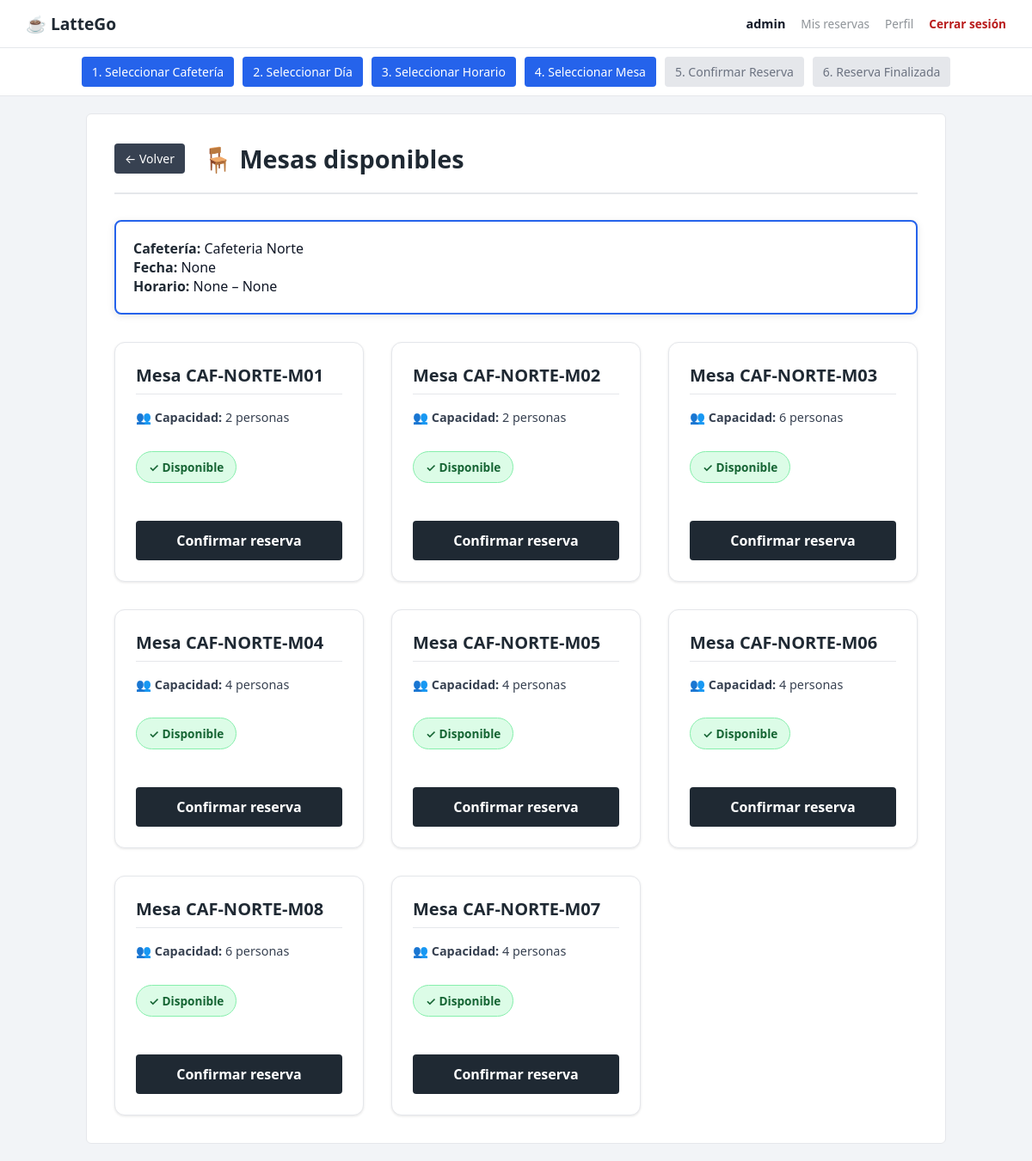
The page /reservas/cafeteria/2/mesas/ (signed in) on the database its author committed.
### cafeterias/models.py (models this page shows, shortened)
class Cafeteria(models.Model):
    nombre = models.CharField(max_length=100)
    capacidad = models.PositiveIntegerField()
    hora_apertura = models.TimeField()
    hora_cierre = models.TimeField()
    descripcion = models.TextField()
    ubicacion = models.CharField(max_length=150)
    bloque = models.OneToOneField(
        Bloque,
        on_delete=models.CASCADE
    )

class Mesa(models.Model):
    codigo = models.CharField(max_length=20)
    capacidad = models.PositiveIntegerField()
    cafeteria = models.ForeignKey(
        Cafeteria,
        on_delete=models.CASCADE,
        related_name='mesas'
    )

### reservas/views.py (the view, shortened to what this page needs)
@login_required
def seleccionar_mesa(request, cafeteria_id):
    cafeteria = get_object_or_404(Cafeteria, id=cafeteria_id)
    fecha_str = request.GET.get("fecha")
    hora_inicio_str = request.GET.get("hora_inicio")
    hora_fin_str = request.GET.get("hora_fin")
    fecha = datetime.strptime(fecha_str, "%Y-%m-%d").date() if fecha_str else None
    hora_inicio = datetime.strptime(hora_inicio_str, "%H:%M").time() if hora_inicio_str else None
    hora_fin = datetime.strptime(hora_fin_str, "%H:%M").time() if hora_fin_str else None
    mesas = Mesa.objects.filter(cafeteria=cafeteria)
    if not (fecha and hora_inicio and hora_fin):
        mesas_disponibles = mesas
    return render(
        request,
        "reservas/seleccionar_mesa.html",
        {
            "cafeteria": cafeteria,
            "fecha": fecha_str,
            "hora_inicio": hora_inicio_str,
            "hora_fin": hora_fin_str,
            "mesas": mesas_disponibles,
            "current_step": 4
        }
    )

### reservas/templates/reservas/seleccionar_mesa.html (shortened to what this page needs)
{% extends "reservas/base.html" %}
{% block step_indicator %}
{% if current_step %}
<div class="step-indicator">
  <span class="step {% if current_step >= 1 %}active{% endif %}">1. Seleccionar Cafetería</span>
  <span class="step {% if current_step >= 2 %}active{% endif %}">2. Seleccionar Día</span>
  <span class="step {% if current_step >= 3 %}active{% endif %}">3. Seleccionar Horario</span>
  <span class="step {% if current_step >= 4 %}active{% endif %}">4. Seleccionar Mesa</span>
  <span class="step {% if current_step >= 5 %}active{% endif %}">5. Confirmar Reserva</span>
  <span class="step {% if current_step >= 6 %}active{% endif %}">6. Reserva Finalizada</span>
</div>
{% endif %}
{% endblock %}
{% block content %}
<div class="page-header">
  <a href="{% url 'reservas:calendario_dia' cafeteria.id fecha %}" class="back-button">← Volver</a>
  <h2>🪑 Mesas disponibles</h2>
</div>
<p class="info">
  <strong>Cafetería:</strong> {{ cafeteria.nombre }}<br>
  <strong>Fecha:</strong> {{ fecha }}<br>
  <strong>Horario:</strong> {{ hora_inicio }} – {{ hora_fin }}
</p>
<div class="mesas-grid">
  {% for mesa in mesas %}
    <div class="mesa-card">
      <h3>Mesa {{ mesa.codigo }}</h3>
      <p>👥 <strong>Capacidad:</strong> {{ mesa.capacidad }} personas</p>
      <span class="badge badge-disponible">✓ Disponible</span>
      <button class="btn btn-confirmar-mesa"
         data-mesa-id="{{ mesa.id }}"
         data-mesa-codigo="{{ mesa.codigo }}"
         data-mesa-capacidad="{{ mesa.capacidad }}"
         data-fecha="{{ fecha }}"
         data-hora-inicio="{{ hora_inicio }}"
         data-hora-fin="{{ hora_fin }}">
        Confirmar reserva
      </button>
    </div>
  {% empty %}
    <div class="empty">
      ❌ No hay mesas disponibles para este horario
    </div>
  {% endfor %}
</div>
{% endblock %}

### reservas/templates/reservas/base.html (shortened to what this page needs)
{% load static %}
<!DOCTYPE html>
<html lang="es">
<head>
    <link rel="stylesheet" href="{% static 'reservas/styles.css' %}">
</head>
<body>
<header class="main-header">
    <div class="header-left">
        <span class="logo">☕ LatteGo</span>
    </div>
    <div class="header-right">
        <span class="usuario">
            {{ request.user.username }}
        </span>
        <a href="#" class="header-link disabled">Mis reservas</a>
        <a href="#" class="header-link disabled">Perfil</a>
        <a href="{% url 'logout' %}" class="header-link salir">Cerrar sesión</a>
    </div>
</header>
{% block step_indicator %}
{% endblock %}
<main class="container">
    {% block content %}
    {% endblock %}
</main>
</body>
</html>

### reservas/static/reservas/styles.css (style rules this page uses)
html { overflow-y: scroll; }
:root { --color-primario: #1f2933; --color-secundario: #374151; --color-acento: #2563eb; --color-fondo: #f2f4f7; --color-borde: #e5e7eb; --color-texto: #111827; }
* { margin: 0; padding: 0; box-sizing: border-box; font-family: system-ui, -apple-system, "Segoe UI", Roboto, Arial, sans-serif; }
body { background-color: var(--color-fondo); color: var(--color-texto); }
.container { max-width: 1000px; margin: 20px auto; background: #ffffff; padding: 32px; border-radius: 6px; border: 1px solid var(--color-borde); }
h1, h2, h3 { margin-bottom: 14px; font-weight: 600; color: var(--color-texto); }
h2 { font-size: 1.4rem; }
h3 { font-size: 1.15rem; }
a { text-decoration: none; }
.btn { display: inline-block; padding: 10px 14px; background-color: var(--color-primario); color: #ffffff; border-radius: 4px; font-weight: 500; transition: background-color 0.2s ease; }
button { padding: 10px 16px; background-color: var(--color-primario); color: white; border: none; border-radius: 4px; cursor: pointer; }
.info { background: #ffffff; padding: 20px; border: 2px solid var(--color-acento); margin-bottom: 32px; border-radius: 8px; font-size: 1rem; font-weight: 500; color: var(--color-texto); box-shadow: 0 2px 8px rgba(0,0,0,0.1); }
.info strong { color: var(--color-primario); font-weight: 600; }
.mesas-grid { display: grid; grid-template-columns: repeat(3, 1fr); gap: 32px; margin-top: 20px; }
.cafeteria-card, .mesa-card, .opcion-card { background: #ffffff; border: 1px solid var(--color-borde); padding: 22px; border-radius: 10px; transition: border-color 0.2s ease, background-color 0.2s ease; }
.mesa-card { display: flex; flex-direction: column; justify-content: space-between; padding: 24px; background: #ffffff; border: 1px solid var(--color-borde); border-radius: 12px; transition: all 0.2s ease; box-shadow: 0 1px 3px rgba(0,0,0,0.1); }
.mesa-card h3 { font-size: 1.25rem; font-weight: 700; color: var(--color-primario); margin-bottom: 16px; border-bottom: 1px solid #e5e7eb; padding-bottom: 8px; }
.mesa-card p { margin-bottom: 12px; line-height: 1.5; font-size: 0.9rem; font-weight: 400; color: var(--color-secundario); }
.mesa-card .badge { margin: 16px 0 24px 0; align-self: flex-start; }
.mesa-card .btn { margin-top: 20px; align-self: stretch; text-align: center; padding: 12px 16px; font-size: 1rem; font-weight: 600; }
.badge { display: inline-block; padding: 8px 14px; border-radius: 20px; font-size: 0.85rem; font-weight: 600; margin: 8px 0; border: 1px solid transparent; }
.badge-disponible { background-color: #dcfce7; color: #166534; border-color: #86efac; }
.main-header { display: flex; justify-content: space-between; align-items: center; background-color: #ffffff; padding: 14px 30px; border-bottom: 1px solid var(--color-borde); }
.logo { font-size: 1.2rem; font-weight: 700; color: var(--color-primario); }
.header-right { display: flex; align-items: center; gap: 18px; }
.usuario { font-size: 0.9rem; font-weight: 600; }
.header-link { font-size: 0.85rem; color: var(--color-primario); font-weight: 500; }
.header-link.disabled { opacity: 0.5; pointer-events: none; }
.header-link.salir { color: #b91c1c; font-weight: 600; }
.step-indicator { display: flex; justify-content: center; align-items: center; width: 100%; margin: 0; padding: 10px; background: #ffffff; border-bottom: 1px solid var(--color-borde); flex-wrap: wrap; gap: 10px; }
.step { padding: 8px 12px; border-radius: 4px; background: #e5e7eb; color: #6b7280; font-size: 14px; font-weight: 500; transition: all 0.3s ease; }
.step.active { background: var(--color-acento); color: #ffffff; }
.page-header { display: flex; align-items: center; gap: 20px; margin-bottom: 30px; padding-bottom: 20px; border-bottom: 2px solid var(--color-borde); }
.page-header h2 { font-size: 1.8rem; font-weight: 700; color: var(--color-primario); margin: 0; }
.back-button { display: inline-flex; align-items: center; padding: 8px 12px; background: var(--color-secundario); color: #ffffff; text-decoration: none; border-radius: 4px; font-size: 14px; transition: background 0.3s ease; }

### rows shown on the page
Cafeteria: nombre "Cafeteria Norte"
Mesa: codigo "CAF-NORTE-M01", capacidad "2"
Mesa: codigo "CAF-NORTE-M02", capacidad "2"
Mesa: codigo "CAF-NORTE-M03", capacidad "6"
Mesa: codigo "CAF-NORTE-M04", capacidad "4"
Mesa: codigo "CAF-NORTE-M05", capacidad "4"
Mesa: codigo "CAF-NORTE-M06", capacidad "4"
Mesa: codigo "CAF-NORTE-M08", capacidad "6"
Mesa: codigo "CAF-NORTE-M07", capacidad "4"

### other values the page prints
{{ request.user.username }} "admin"
{{ fecha }} "None"
{{ hora_inicio }} "None"
{{ hora_fin }} "None"
